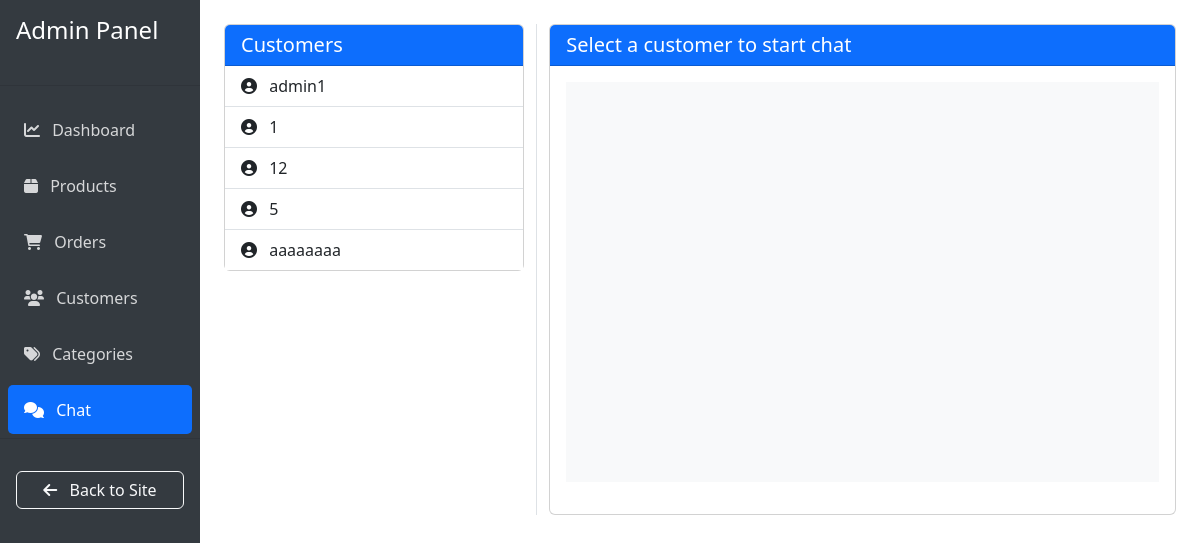
Before: /admin-chat/ (signed in) with the older database file.
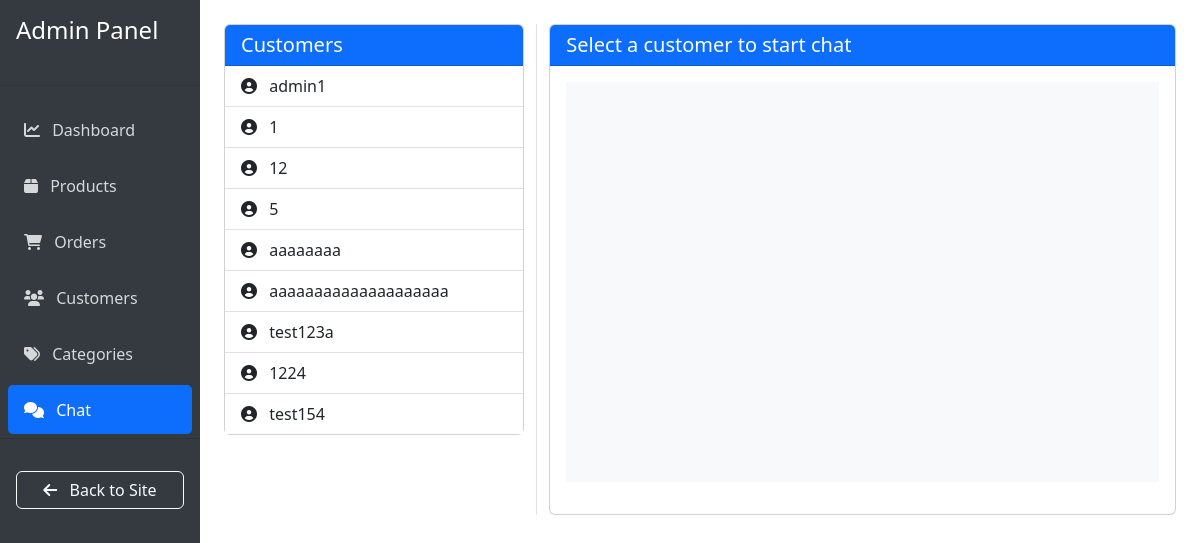
After: the same page with the newer database file.
### hoadeptrai/models.py (models this page shows, shortened)
class Customer(AbstractUser):
    phone_number = models.CharField(max_length=20, blank=True)
    address = models.CharField(max_length=255, blank=True)
    ROLES = (
        ('customer', 'Customer'),
        ('seller', 'Seller'),
        ('admin', 'Admin')
    )
    role = models.CharField(max_length=10, choices=ROLES)
    loyalty_points = models.IntegerField(default=0)
    groups = models.ManyToManyField(Group, related_name="custom_customer_groups", blank=True)
    user_permissions = models.ManyToManyField(Permission, related_name="custom_customer_permissions", blank=True)

### hoadeptrai/views.py (the view)
# urls.py: path('admin-chat/', views.admin_chat, name='admin_chat'),
@staff_member_required
def admin_chat(request):
    if request.user.role == 'admin':
        users = Customer.objects.filter(role='customer')
    else:
        users = Customer.objects.filter(role='customer')
    for user in users:
        user.has_unread = Message.objects.filter(
            sender=user,
            receiver=request.user,
            is_read=False
        ).exists()
    return render(request, 'admin/chat.html', {'users': users})

### hoadeptrai/templates/admin/chat.html (shortened to what this page needs)
{% extends 'admin/base_admin.html' %}
{% block content %}
<div class="container-fluid">
    <div class="row">
        <div class="col-md-4 border-end">
            <div class="card">
                <div class="card-header bg-primary text-white">
                    <h5 class="mb-0">Customers</h5>
                </div>
                <div class="card-body p-0">
                    <div class="list-group list-group-flush" id="usersList">
                        {% for user in users %}
                        <button class="list-group-item list-group-item-action user-item {% if user.has_unread %}fw-bold{% endif %}"
                                data-user-id="{{ user.id }}">
                            <div class="d-flex justify-content-between align-items-center">
                                <div>
                                    <i class="fas fa-user-circle me-2"></i>
                                    {{ user.username }}
                                </div>
                            </div>
                        </button>
                        {% endfor %}
                    </div>
                </div>
            </div>
        </div>
        <div class="col-md-8">
            <div class="card">
                <div class="card-header bg-primary text-white">
                    <h5 class="mb-0" id="chatTitle">Select a customer to start chat</h5>
                </div>
                <div class="card-body">
                    <div id="chatMessages" style="height: 400px; overflow-y: auto;" class="mb-3">
                    </div>
                </div>
            </div>
        </div>
    </div>
</div>
{% endblock %}

Changed rows visible on the page:
added Customer: username "aaaaaaaaaaaaaaaaaaaa"
added Customer: username "test123a"
added Customer: username "1224"
added Customer: username "test154"
